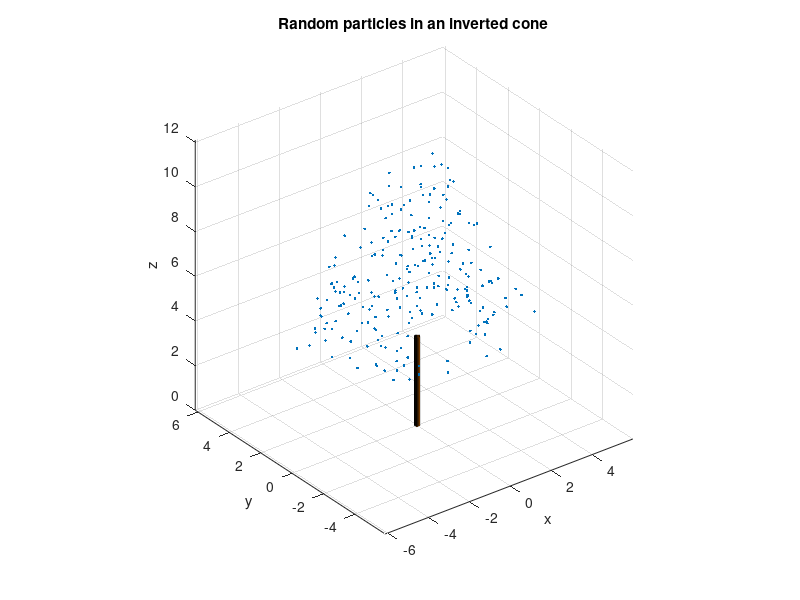

Source code (MATLAB):
% Define the parameters of the conical structure
radius = 5;  % radius of the base of the cone
height = 10; % height of the cone

% Generate random points within the bounding box of the inverted cone
n = 1000;    % number of particles
x = 2 * radius * (rand(n, 1) - 0.5); % x coordinates
y = 2 * radius * (rand(n, 1) - 0.5); % y coordinates
z = height - height * rand(n, 1);     % z coordinates (inverted)

% Filter out the points that are outside the inverted cone
r = sqrt(x.^2 + y.^2);  % radial distance from the center of the base

%r = radius * sqrt(z / height); where radius is the radius of the cone 
% base and height is the height of the cone. We can rearrange this 
% equation to get: z / height = r^2 / radius^2; So, if a point is 
% inside the cone boundary, then z / height must be less than or 
% equal to r^2 / radius^2. Rearranging this inequality, we get:
% r^2 / radius^2 - z / height >= 0; We can simplify this inequality 
% by factoring out (1 - z / height) from the left-hand side: 
% (r^2 / radius^2) - (z / height) * (r^2 / radius^2) - (1 - z / height) 
% = (1 - z / height) * (r^2 / radius^2 - 1) <= 0;
%So, we can check if a point is inside the cone boundary by testing 
% whether (1 - z / height) * (r^2 / radius^2 - 1) <= 0.

valid = (r <= (1 - z / height) * radius); % check if the point is inside the inverted cone
x = x(valid);
y = y(valid);
shift=4;
z = z(valid)+shift;
Randloc = [x y z]

% tree layer parameters
tr = 0.1; % tree radius [m]
tz = 4; % tree height [m]

% plot with a tree (cylinder)
% create a cylinder of radius (tr) and height (tz)
[Xt,Yt,Zt] = cylinder(tr) ;
Zt = tz * Zt;

% to place our branches / leaves, we need to insert htem into the layer
% i'll need to think about the best way to do this programmatically
shift_factor = tz+shift ;

figure('color','white')
surf(Xt, Yt, Zt, 'FaceColor', '#964B00')
hold('on'); grid('on')
% surf(Xt+8, Yt+10, Zt, 'FaceColor', '#964B00')
% hold('on'); grid('on')
% surf(Xt+15, Yt, Zt, 'FaceColor', '#964B00')
% hold('on'); grid('on')
% Visualize the distribution of particles using a 3D scatter plot
%figure;
scatter3(x, y, z, '.');
xlabel('x');
ylabel('y');
zlabel('z');
title('Random particles in an inverted cone');
axis equal;
